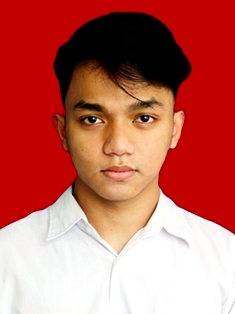
#> input picture farhan.jpg, 235 x 314 px
$ python 'flip gambar.py'
#> lines starting #> are read from the running program, lines starting #| are printed output that depends on the picture
import numpy as np #melakukan pemanggilan library numpy dengan penamaan alias np
import cv2 #pemanggilan library untuk membaca dan menulis berbagai gambar
import matplotlib.pyplot as plt #melakukan pemanggilan library untuk melakukan visualisasi dan menampilkan gambar atau hasil dengan penamaan alian plt
img = cv2.imread("farhan.jpg")
#> img is the input picture: shape (314, 235, 3); mean B, G, R 92.8, 102.8, 190.3
#dilakukan pemanggilan gambar yang tersimpan dalam satu folder
img_height = img.shape[0] #untuk mendapatkan ukuran tinggi dari gambar
#> img_height = 314
img_width = img.shape[1] #untuk mendapatkan ukuran lebar dari gambar
#> img_width = 235
img_channel = img.shape[2] #untuk mendapatkan resolusi gambar
#> img_channel = 3
img_type = img.dtype #untuk mendapatkan type gambar yang di panggil
img_flip_horizontal = np.zeros(img.shape, img_type) #berfungsi untuk memberikan bentuk dan tipe menjadi horizontal
img_flip_vertical = np.zeros(img.shape, img_type) #berfungsi untuk memberikan bentuk dan tipe gambar vertikal
for y in range(0, img_height): #memberikan interval rang untuk height ketika dibalikkan secara horizontal
    for x in range (0, img_width): #memberikan interval range untuk width ketika dibalikkan secara horizontal
        for c in range (0, img_channel): #memberikan interval range untuk resolusi ketika dibalikkan secara horizontal
            img_flip_horizontal[y][x][c] = img[y][img_width -1-x ][c] #rumus yang digunakan untuk membalikkan secara horizomtal dengan ketetapan resolusi gambar dan type ukurannya sama
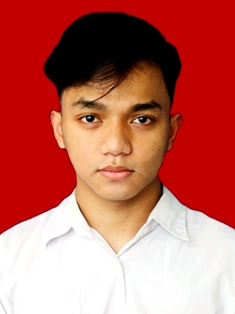
#> img_flip_horizontal: shape (314, 235, 3); mean B, G, R 92.8, 102.8, 190.3
for y in range(0, img_height): #memberikan interval rang untuk height ketika dibalikkan secara vertical
    for x in range(0, img_width):#memberikan interval range untuk width ketika dibalikkan secara vertical
        for c in range(0, img_channel): #memberikan interval range untuk resolusi ketika dibalikkan secara vertikal
            img_flip_vertical[y][x][c] = img[img_height-1-y][x][c]  #rumus yang digunakan untuk membalikkan secara vertikal dengan ketetapan resolusi gambar dan type ukurannya sama
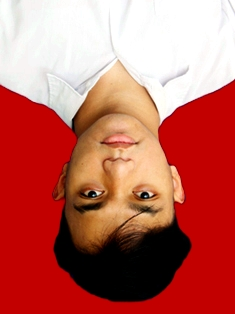
#> img_flip_vertical: shape (314, 235, 3); mean B, G, R 92.8, 102.8, 190.3
plt.imshow (img_flip_horizontal) #melakukan penampilan gambar secara horizontal
plt.title ("flip Horizontal")#memberikan title atau judul pada gambar yang ditampilkan
plt.show () #menampilkan gambar serta judul secara keseluruhan
plt.imshow(img_flip_vertical) #melakukan penampilan gambar flip vertical
plt.title("flip Vertical") #memberikan judul atau title pada gambar yang akan di tampilkan
plt.show()#menampilkan gambar serta judul dari hasil flip secara vertikal
